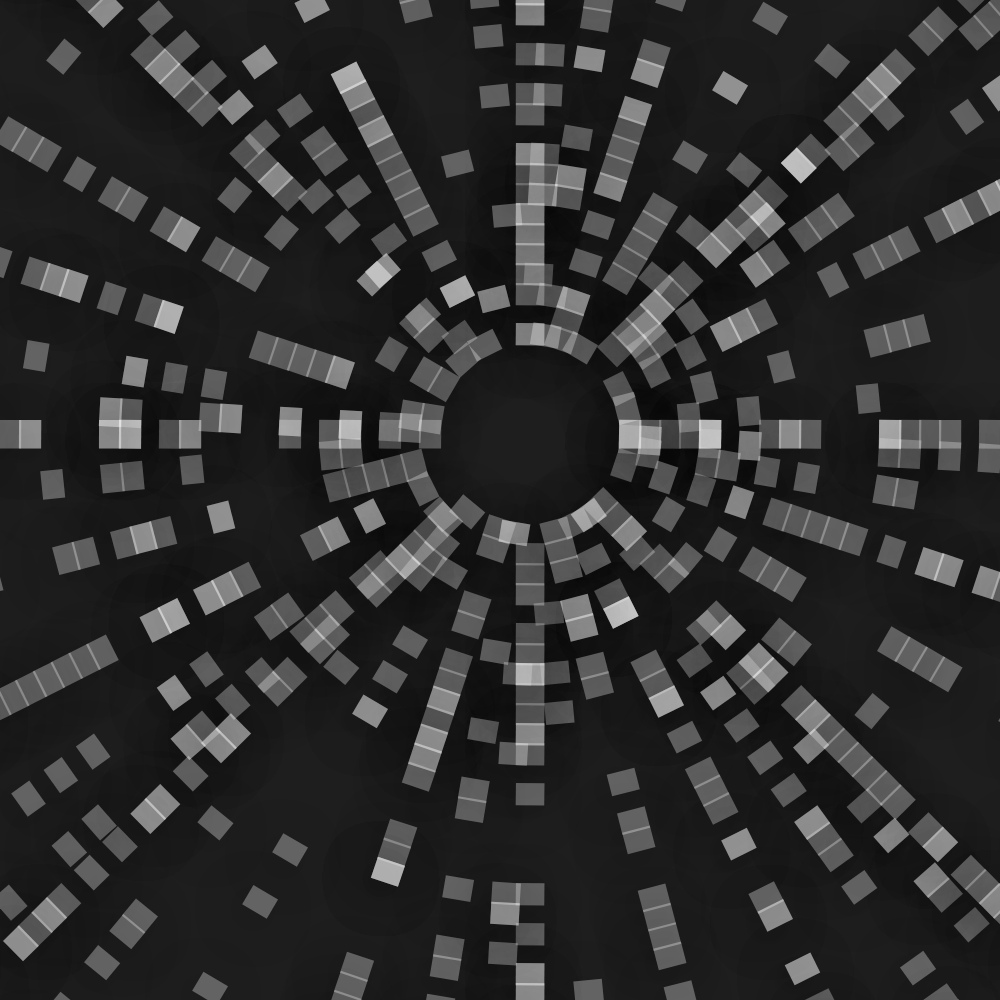
Frame 1 (no input)
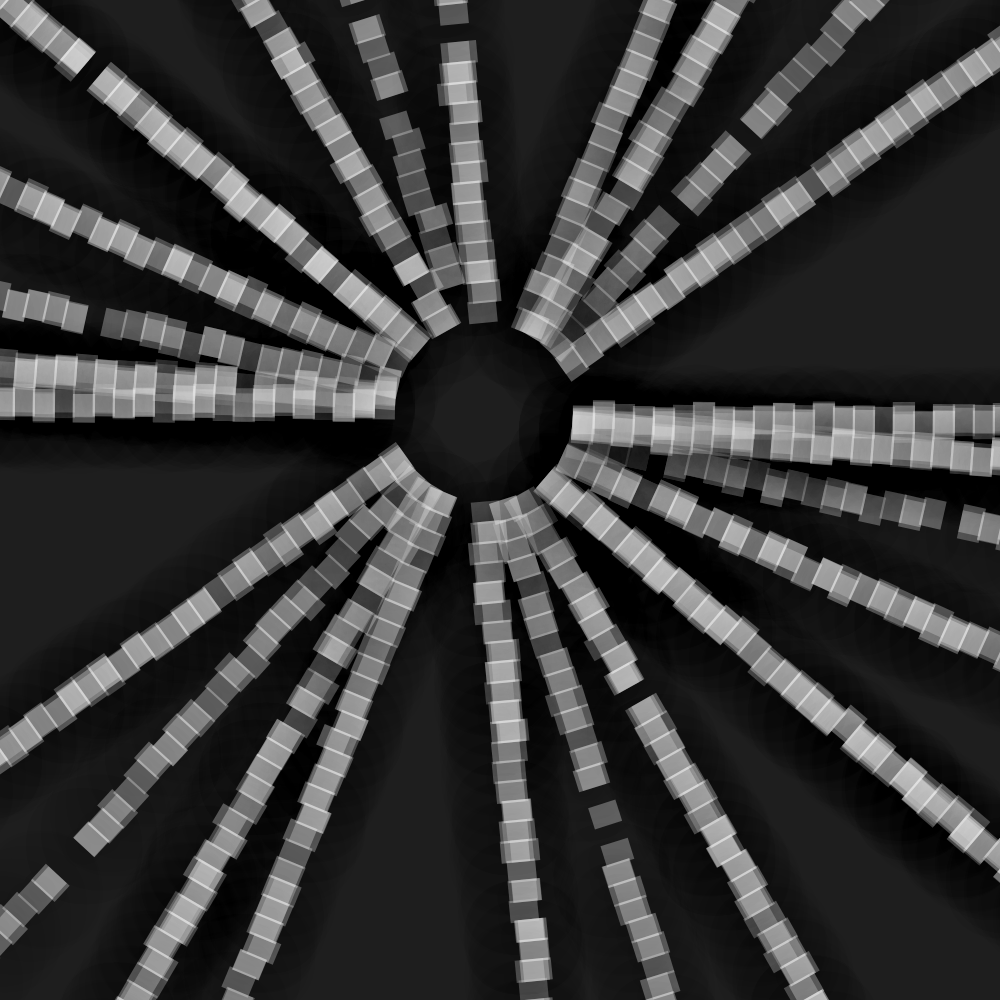
Frame 2 (the mouse pressed at the canvas centre, redrawn once)

The p5.js sketch that drew these frames (run headless with seeded random() and noise() and a simulated clock; the mouse was pressed at the canvas centre and the sketch redrawn once):

// p5.js sketch
// ── sketch.js
let s;
let BG = 30;
//TODO add color palettes

//generating a seed that updates avery 30 sec
let seed = Math.floor(Date.now() / 500);
console.log(seed);

let nbSx;
let nbSy;
let space;
let xA = new Array();
let yA = new Array();
let hS;
let wS;
setup = () => {
  s = min(windowWidth, windowHeight);
  createCanvas(s, s);
  // colorMode(HSB),

  // noLoop();
  angleMode(DEGREES);
  rectMode(RADIUS);
  randomSeed(seed);
  noiseSeed(seed);
  hS = Math.floor(random(5, 10)) * 10;
  wS = Math.floor(random(5, 10)) * 10;
  let blendS = random([BLEND, BLEND, DODGE]);
  if (random() < 0.8) {
    drawingContext.shadowOffsetX = -7;
    drawingContext.shadowOffsetY = 7;
    drawingContext.shadowBlur = 50;
    drawingContext.shadowColor = "black";
  } else {
    blendMode(DODGE);
  }
  noLoop();
  // console.log(xA, yA);
};

draw = () => {
  clear();
  background(BG);
  noStroke();
  fill(255, 80);
  let freqS = 0.99 * random();
  let angleS = Math.floor(random(1, 5));
  let scrambleS = Math.floor(random(0, 10));
  let isRotated = random() > 0.6;
  let spacS = random() > 0.5 ? -1 : 1;
  console.log(angleS, hS, wS, freqS);
  translate(random(0.4, 0.6) * s, random(0.4, 0.6) * s);
  for (let a = 0; a < 360; a += angleS) {
    rotate(a);
    for (let x = (spacS * 10 * s) / 100; x < s; x += s / 50) {
      push();
      translate(x, (scrambleS * (noise(x, a) * s)) / 100);
      isRotated ? rotate(noise(x)) : "";
      random() > freqS ? rect(0, 0, s / wS, s / hS) : "";
      pop();
    }
  }
};

windowResized = () => {
  s = min(windowWidth, windowHeight);
  resizeCanvas(s, s);
};
